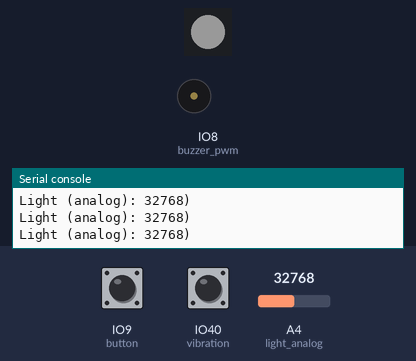
A program run on a simulated ESP32 board running CircuitPython. Shown: 1 RGB LEDs in strip order, left to right, buzzer (waves = sounding), the last lines printed to the serial console. Inputs (shaded band) come from the test bench; at power-on: IO9 (button) HIGH, IO40 (vibration) HIGH, A4 (light_analog) = 32768 (analog values on the 0–65535 scale). Dim RGB values are drawn brighter than linear; random numbers come from a fixed seed.

Above: at 3.1 s.
3.2 s: IO9 (button) pulled LOW for 0.25 s
At 4.5 s:
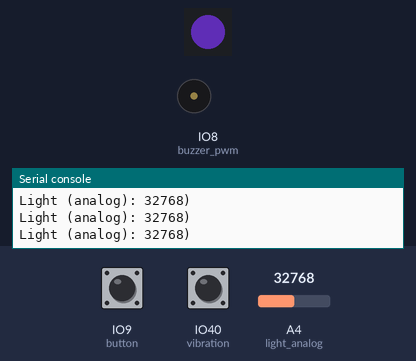
4.9 s: IO9 (button) pulled LOW for 1 s
At 6.1 s:
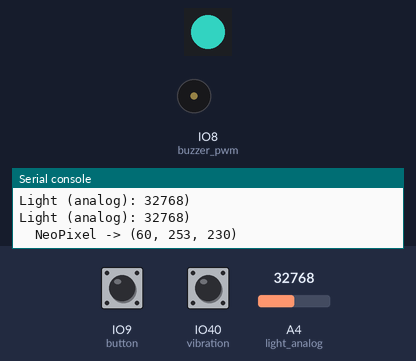
7.4 s: IO9 (button) pulled LOW for 0.25 s
At 8.6 s:
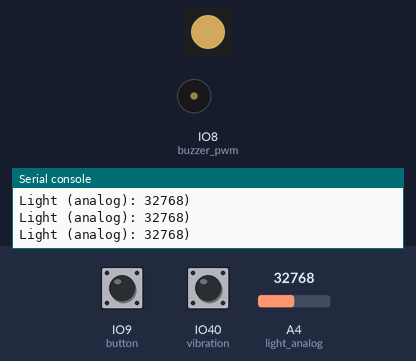
9.1 s: IO9 (button) pulled LOW for 3.2 s
At 10.5 s:
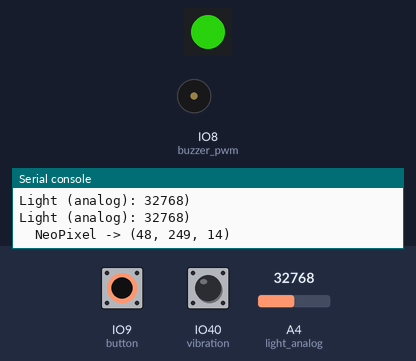
Timing chart, 0 to 12.1 s (numbered marks = the images above; inputs shaded):
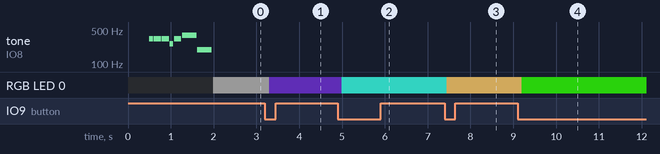

Measured:
- after the input at 3.2 s, RGB LED 0: RGB(25, 25, 25) → RGB(34, 16, 65) after 0.09 s
- after the input at 4.9 s, RGB LED 0: RGB(34, 16, 65) → RGB(30, 126, 115) after 0.09 s
- after the input at 7.4 s, RGB LED 0: RGB(30, 126, 115) → RGB(120, 97, 53) after 0.05 s
- after the input at 9.1 s, RGB LED 0: RGB(120, 97, 53) → RGB(24, 124, 7) after 0.10 s

The program:

code.py
```python
# Cobble smoke test board - sensor exercise script
#
# On startup: plays "Twinkle Twinkle Little Star" on the buzzer.
# In the loop:
#   - Prints light sensor (analog + digital), vibration, and button readings.
#   - Scans the I2C bus and prints any connected devices.
#   - Push button (active low): NeoPixel changes to a random color.

import board
import busio
import time
import random
import pwmio
import analogio
import digitalio
import neopixel

# --- Pin setup (from README pin mapping) ---
LIGHT_ANALOG_PIN = board.A4      # ADC1_CH4 analog light reading
LIGHT_DIGITAL_PIN = board.IO39    # digital-only light input, no pull
VIBRATION_PIN = board.IO40        # input pull-up, active low
BUTTON_PIN = board.IO9            # input pull-up, active low
BUZZER_PIN = board.IO8            # output, never leave high
NEOPIXEL_PIN = board.IO48

i2c = busio.I2C(board.IO6, board.IO7)  # SCL, SDA for J3/J4 connectors

# NeoPixel: 1 pixel, brightness 0.5
PIXEL_COUNT = 1
neopixel = neopixel.NeoPixel(NEOPIXEL_PIN, PIXEL_COUNT, brightness=0.5)

# Buzzer: PWM output, driven low when not sounding
buzzer_pwm = pwmio.PWMOut(BUZZER_PIN, frequency=1000, duty_cycle=0)

# Light sensors
light_analog = analogio.AnalogIn(LIGHT_ANALOG_PIN)
light_digital = digitalio.DigitalInOut(LIGHT_DIGITAL_PIN)
light_digital.direction = digitalio.Direction.INPUT  # no pull

# Vibration: input with pull-up, active low
vibration = digitalio.DigitalInOut(VIBRATION_PIN)
vibration.direction = digitalio.Direction.INPUT
vibration.pull = digitalio.Pull.UP

# Push button: input with pull-up, active low
button = digitalio.DigitalInOut(BUTTON_PIN)
button.direction = digitalio.Direction.INPUT
button.pull = digitalio.Pull.UP

# --- Song: Super Mario Bros theme (opening) ---
NOTES = {
    'C5': 523.25, 'D5': 587.33, 'E5': 659.25, 'F5': 698.46,
    'G5': 783.99, 'A5': 880.00, 'B5': 987.77, 'C6': 1046.50,
    'E4': 329.63, 'G4': 392.00, 'C4': 261.63
}
TEMPO = 180  # beats per minute
BEAT = 60.0 / TEMPO

# (note, duration in beats) — 'R' = rest
MEL = [
    # Bounce: C C G C E G
    ('E5', 0.25), ('E5', 0.5), ('E5', 0.5), ('C5', 0.25), ('E5', 0.5), ('G5', 1), ('G4', 1),
]


def play_song():
    """Play the melody on the buzzer using PWM square wave."""
    print("Playing startup song...")
    global buzzer_pwm
    for note, beats in MEL:
        freq = NOTES[note]
        duration = beats * BEAT
        buzzer_pwm.deinit()
        buzzer_pwm = pwmio.PWMOut(BUZZER_PIN, frequency=int(freq / 2), duty_cycle=0x8000)
        time.sleep(duration)
        buzzer_pwm.deinit()
        time.sleep(0.02)
    buzzer_pwm = pwmio.PWMOut(BUZZER_PIN, frequency=1000, duty_cycle=0)


def random_neopixel_color():
    """Set the NeoPixel to a random RGB color."""
    r = random.randint(0, 255)
    g = random.randint(0, 255)
    b = random.randint(0, 255)
    neopixel[0] = (r, g, b)
    print(f"  NeoPixel -> ({r}, {g}, {b})")


def scan_i2c():
    """Scan the I2C bus and return list of connected device addresses."""
    devices = []
    if not i2c.try_lock():
        return devices
    try:
        for addr in range(0x08, 0x78):
            try:
                i2c.writeto(addr, b"")
                devices.append(addr)
            except OSError:
                pass
    finally:
        i2c.unlock()
    return devices


# --- Startup ---
print("Cobble board test starting")
neopixel.fill((0, 0, 0))
time.sleep(0.5)
play_song()
neopixel.fill((50, 50, 50))  # dim white to confirm pixel is alive

print("Song done. Press button for random NeoPixel color.")
print("Reading sensors every 2 seconds.\n")

# --- Main loop ---
while True:
    # Light sensor
    light_val = light_analog.value
    print(f"Light (analog): {light_val})")

    # Vibration sensor
    vib = not vibration.value  # active low, so True = vibrating
    if vib:
        print("  VIBRATION DETECTED")

    # I2C scan
    i2c_devs = scan_i2c()
    if i2c_devs:
        addrs = ", ".join(f"0x{a:02X}" for a in i2c_devs)
        print(f"  I2C devices: {addrs}")

    # Button: on press, set NeoPixel to random color
    if not button.value:  # active low
        random_neopixel_color()
        # Debounce: wait for release
        while not button.value:
            time.sleep(0.05)
        time.sleep(0.2)

    time.sleep(0.2)
```
